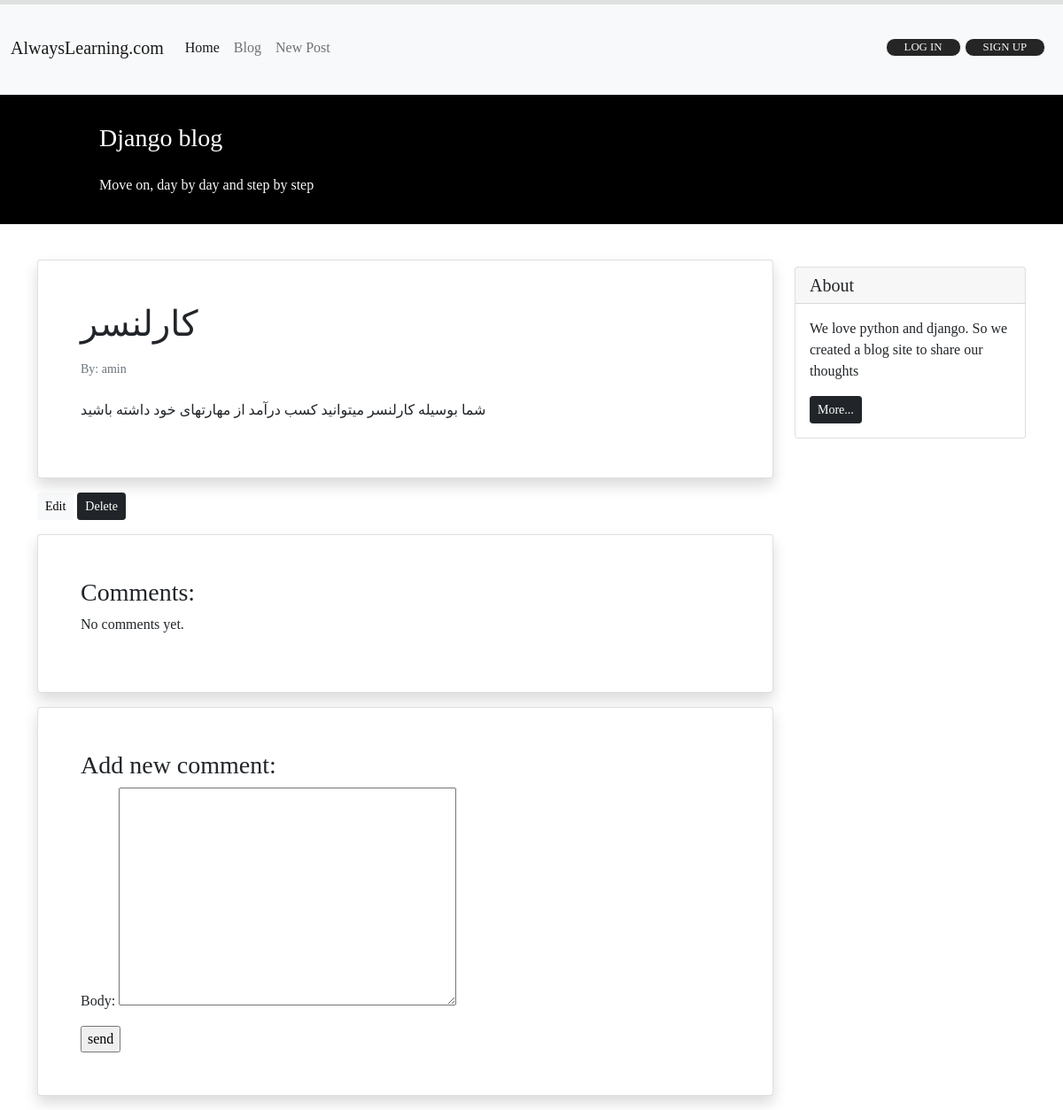
The app's page /blog/20/, older data.
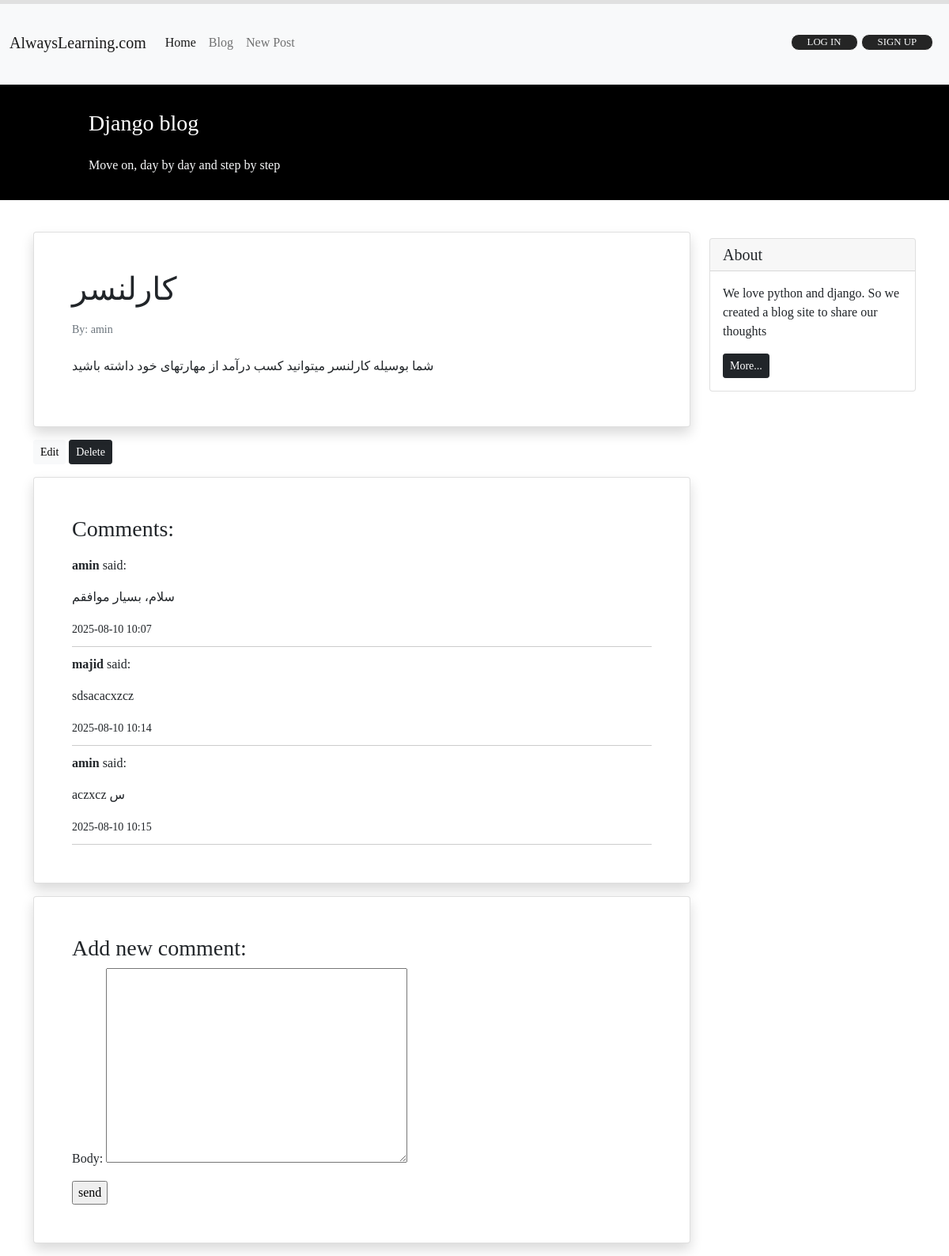
The same page, newer data.
### blog/models.py (models this page shows, shortened)
class Comment(models.Model):
   post = models.ForeignKey(Post,
                             on_delete=models.CASCADE,
                             related_name='comments')
   author = models.ForeignKey(get_user_model(),
                               on_delete=models.CASCADE,
                               related_name='comments')
   body = models.TextField()
   active = models.BooleanField(default=True)
   date_time_created = models.DateTimeField(auto_now=True)

### blog/views.py (the view)
# urls.py: path('<int:pk>/', views.PostDetailView.as_view(), name='post_detail'),
class PostDetailView(generic.DetailView):
    model = Post
    form_class = CommentForm
    template_name = 'blog/post_detail.html'
    context_object_name = 'post'
    def get_context_data(self, **kwargs):
        context = super().get_context_data(**kwargs)
        context['comment_form'] = CommentForm()
        context['comments'] = self.object.comments.filter(active=True)
        return context

### blog/forms.py
class CommentForm(forms.ModelForm):
    class Meta:
        model = Comment
        fields = ['body',]

### blog/templates/blog/post_detail.html (shortened to what this page needs)
{% extends '_base.html' %}
{% block page_content %}
     <div class="container mt-4">
        <div class="row">
            <div class="col-9">
                <div class="card shadow my-3 p-5">
                    <h1>{{ post.title }}</h1>
                    <p class="small text-muted mt-2">By: {{ post.author }}</p>
                    <p class="mt-2">{{ post.text }}</p>
                </div>
                <a href="{% url 'post_update' post.id %}" class="btn btn-sm btn-light">Edit</a>
                <a href="{% url 'post_delete' post.id %}" class="btn btn-sm btn-dark">Delete</a>
                <div class="card shadow my-3 p-5">
                    <h3>Comments:</h3>
                        {% for comment in comments %}
                            <div class="comment" style="padding: 10px 0; border-bottom: 1px solid #ccc;">
                                <p><strong>{{ comment.author }}</strong> said:</p>
                                <p>{{ comment.body }}</p>
                                <small>{{ comment.date_time_created|date:"Y-m-d H:i" }}</small>
                            </div>
                        {% empty %}
                            <p>No comments yet.</p>
                        {% endfor %}
                </div>
                <div class="card shadow my-3 p-5">
                    <h3>Add new comment:</h3>
                    <form action="{% url 'comment_create' post.id %}" method="POST">
                        {{ comment_form.as_p }}
                        <input type="submit" value="send">
                    </form>
                </div>
            </div>
            <div class="col-3">
                    <div class="card my-4">
                        <h5 class="card-header">About</h5>
                        <div class="card-body">
                            <p class="card-text">We love python and django. So we created a blog site to share our
                                thoughts</p>
                            <a href="#"
                            class="btn btn-sm btn-dark">
                                More...
                            </a>
                        </div>
                    </div>
            </div>
        </div>
    </div>
{% endblock page_content %}

Row changes from the older to the newer data that the page shows:
added Comment: author "amin", body "سلام، بسیار موافقم", date_time_created "2025-08-10 10:07"
added Comment: author "majid", body "sdsacacxzcz", date_time_created "2025-08-10 10:14"
added Comment: author "amin", body "aczxcz س", date_time_created "2025-08-10 10:15"
Text that changed along with them:
text no longer shown: "No comments yet."
